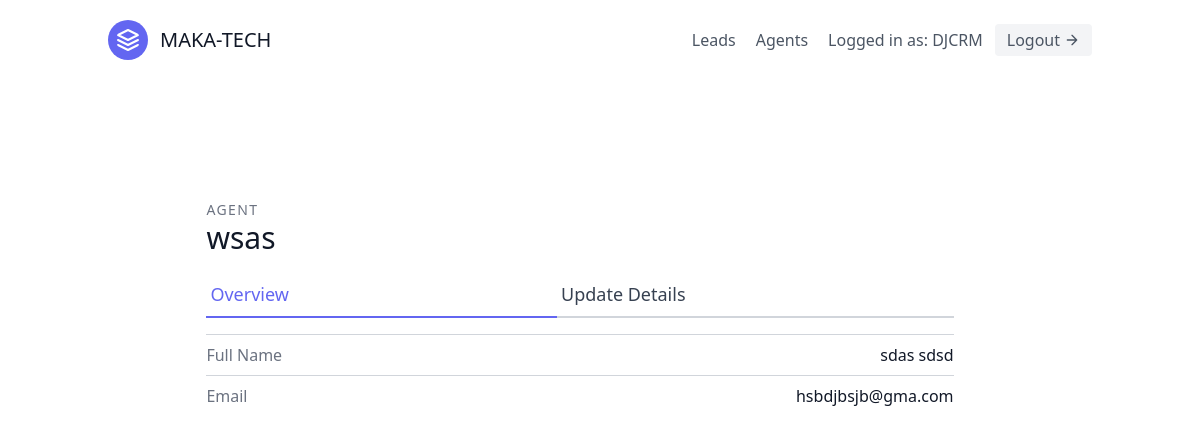
Page /agents/1/ (signed in) on the committed database.
### leads/models.py (models this page shows, shortened)
class User(AbstractUser):
    is_organisor = models.BooleanField(default=True)
    is_agent = models.BooleanField(default=False)

class Agent(models.Model):
    user = models.OneToOneField(User, on_delete=models.CASCADE)
    organisation = models.ForeignKey(UserProfile, on_delete=models.CASCADE)

### agents/views.py (the view)
# urls.py: path('<int:pk>/', AgentDetailView.as_view(), name='agent-detail'),
class AgentDetailView(OrganisorAndLoginRequiredMixin, generic.DetailView):
    template_name = "agents/agent_detail.html"
    context_object_name = "agent"
    def get_queryset(self):
        organisation = self.request.user.userprofile
        return Agent.objects.filter(organisation=organisation)

### agents/mixins.py (called while the page is built)
    def dispatch(self, request, *args, **kwargs):
        if not request.user.is_authenticated or not request.user.is_organisor:
            return redirect("leads:lead-list")
        return super().dispatch(request, *args, **kwargs)

### agents/templates/agents/agent_detail.html
{% extends "base.html" %}
{% block content %}
<section class="text-gray-700 body-font overflow-hidden">
    <div class="container px-5 py-24 mx-auto">
      <div class="lg:w-4/5 mx-auto flex flex-wrap">
        <div class="w-full lg:pr-10 lg:py-6 mb-6 lg:mb-0">
            <h2 class="text-sm title-font text-gray-500 tracking-widest">AGENT</h2>
            <h1 class="text-gray-900 text-3xl title-font font-medium mb-4">{{ agent.user.username }}</h1>
            <div class="flex mb-4">
                <a href="{% url 'agents:agent-detail' agent.pk %}" class="flex-grow text-indigo-500 border-b-2 border-indigo-500 py-2 text-lg px-1">
                    Overview
                </a>
                <a href="{% url 'agents:agent-update' agent.pk %}" class="flex-grow border-b-2 border-gray-300 py-2 text-lg px-1">
                    Update Details
                </a>
            </div>
            <div class="flex border-t border-gray-300 py-2">
                <span class="text-gray-500">Full Name</span>
                <span class="ml-auto text-gray-900">{{ agent.user.first_name }} {{ agent.user.last_name }}</span>
            </div>
            <div class="flex border-t border-gray-300 py-2">
                <span class="text-gray-500">Email</span>
                <span class="ml-auto text-gray-900">{{ agent.user.email }}</span>
            </div>
        </div>
      </div>
    </div>
  </section>
{% endblock content %}

### templates/navbar.html (shortened to what this page needs)
<header class="text-gray-600 body-font">
  <div class="container mx-auto flex flex-wrap p-5 flex-col md:flex-row items-center">
    <a class="flex title-font font-medium items-center text-gray-900 mb-4 md:mb-0">
      <svg xmlns="http://www.w3.org/2000/svg" fill="none" stroke="currentColor" stroke-linecap="round"
        stroke-linejoin="round" stroke-width="2" class="w-10 h-10 text-white p-2 bg-indigo-500 rounded-full"
        viewBox="0 0 24 24">
        <path d="M12 2L2 7l10 5 10-5-10-5zM2 17l10 5 10-5M2 12l10 5 10-5"></path>
      </svg>
      <span class="ml-3 text-xl text-bolder">MAKA-TECH</span>
    </a>
    <nav class="md:ml-auto flex flex-wrap items-center text-base justify-center">
      {% if not request.user.is_authenticated %}
        <a href="{% url 'signup' %}" class="mr-5 hover:text-red-600">Signup</a>
        {% else %}
        <a href="{% url 'leads:lead-list' %}" class="mr-5 hover:text-blue-600">Leads</a>
        {% if request.user.is_organisor %}
          <a href="{% url 'agents:agent-list' %}" class="mr-5 hover:text-blue-600">Agents</a>
        {% endif %}
      {% endif %}
    </nav>
    {% if request.user.is_authenticated %}
       Logged in as: {{ request.user.username }}
       <a href="{% url 'logout' %}"
          class="ml-3 inline-flex items-center bg-gray-100 border-0 py-1 px-3 focus:outline-none hover:bg-gray-200 rounded text-base mt-4 md:mt-0">Logout
          <svg fill="none" stroke="currentColor" stroke-linecap="round" stroke-linejoin="round" stroke-width="2"
            class="w-4 h-4 ml-1" viewBox="0 0 24 24">
            <path d="M5 12h14M12 5l7 7-7 7"></path>
          </svg>
      </a>
    {% endif %}
  </div>
</header>

### rows in the picture
User: user.username "DJCRM"
Agent: user.username "wsas", user.first_name "sdas", user.last_name "sdsd", user.email "hsbdjbsjb@gma.com"
